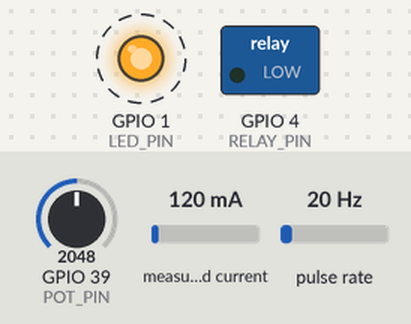
This program was run on a simulated ESP32. Shown: switched loads named in the program (green lamp = pin HIGH), output pins drawn as LEDs (lit = HIGH). Wiring (inferred from the names in the program): pulse sensor: data GPIO 0. Dashed ring = blinking. Inputs (shaded band) come from the test bench; at power-on: GPIO 39 (POT_PIN) = 2048, measured current 120 mA, pulse rate 20 Hz.

Above: at 0.57 s.
Timing chart, 0 to 3.5 s (numbered marks = the images above):
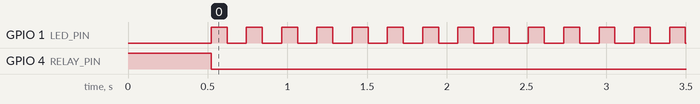

Measured:
- by itself, GPIO 1 (LED_PIN): alternates HIGH for 0.10 s and LOW for 0.12 s
- by itself, GPIO 4 (RELAY_PIN): HIGH → LOW at 0.52 s

The program:

main.cpp
```cpp
#include <ACS712.h>
#include <SendOnlySoftwareSerial.h>

#define FLOW_PIN 0     // PB0 - INT0
#define CURRENT_PIN A1 // PB2
#define POT_PIN A3     // PB3
#define RELAY_PIN 4    // PB4
#define LED_PIN 1      // PB1

ACS712 ACS(CURRENT_PIN, 5.0);
SendOnlySoftwareSerial SerialOut(FLOW_PIN);

volatile unsigned long lastFlowTime = 0;
bool motorOn = true;

void flowISR()
{
  lastFlowTime = millis();
}

void setup()
{
  pinMode(FLOW_PIN, INPUT_PULLUP);
  pinMode(RELAY_PIN, OUTPUT);
  pinMode(LED_PIN, OUTPUT);

  digitalWrite(RELAY_PIN, HIGH);
  SerialOut.begin(9600);
  SerialOut.println("Interrupt Mode Active");

  attachInterrupt(0, flowISR, RISING); // INT0 = PB0
  delay(500);
  ACS.autoMidPoint();
}

void loop()
{
  bool flowOK = (millis() - lastFlowTime) < 3000;

  float amps = ACS.mA_AC(100) / 1000.0;

  int potADC = analogRead(POT_PIN);
  float center = map(potADC, 0, 1023, 2, 6);
  float range = map(potADC, 0, 1023, 1, 3);
  float low = center - range;
  float high = center + range;

  bool fault = (amps < low || amps > high || !flowOK);

  if (fault && motorOn)
  {
    digitalWrite(RELAY_PIN, LOW);
    motorOn = false;
    SerialOut.println("Motor OFF - FAULT");
  }
  else if (!fault && !motorOn)
  {
    digitalWrite(RELAY_PIN, HIGH);
    motorOn = true;
    SerialOut.println("Motor ON");
  }

  digitalWrite(LED_PIN, HIGH);
  delay(fault ? 100 : 500);
  digitalWrite(LED_PIN, LOW);
  delay(fault ? 100 : 500);

  SerialOut.print("Amps: ");
  SerialOut.print(amps, 2);
  SerialOut.print(" | Flow: ");
  SerialOut.print(flowOK ? "YES" : "NO");
  SerialOut.print(" | Range: ");
  SerialOut.print(low);
  SerialOut.print("-");
  SerialOut.print(high);
  SerialOut.print(" | Motor: ");
  SerialOut.println(motorOn ? "ON" : "OFF");
}
```
